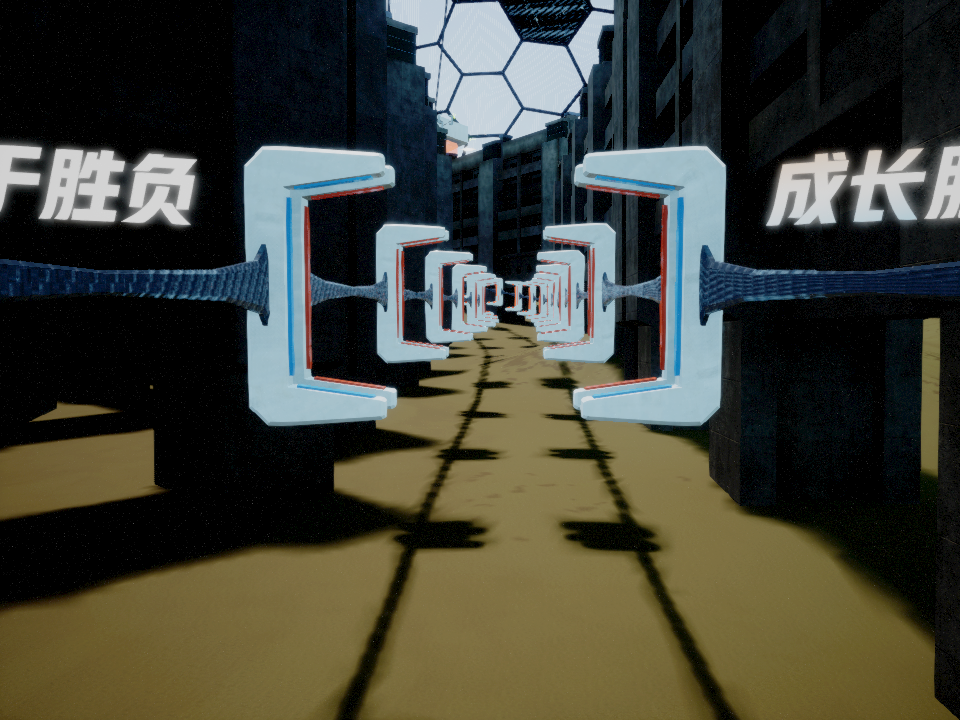
#> input picture yolo/samples/000000_L.png, 960 x 720 px
$ python -i gate_detector_opencv.py   (imports and definitions only)
#> lines starting #> are read from the running program, lines starting #| are printed output that depends on the picture; after the words box and inside, x2 and y2 are one past the last pixel; in counts of white or black regions, pixels touching at a corner belong together
#> further down, picture is the input picture: shape (720, 960, 3); mean B, G, R 55.4, 66.3, 65.4
#!/usr/bin/env python3
# -*- coding: utf-8 -*-
"""OpenCV Gate 2D 检测: 白色框体 + 橙色边缘 + 四边形几何。

输出统一接口 GateObservation:
  corners (4x2, 顺序 TL,TR,BR,BL), center (u,v), bbox, area, confidence
以后替换为深度学习时只需替换本文件, 下游 matcher/triangulator 不变。
"""

import cv2
import numpy as np


DEFAULTS = {
    "white_s_max": 50,
    "white_v_min": 140,
    "orange_h_min": 0,
    "orange_h_max": 22,
    "orange_s_min": 90,
    "orange_v_min": 80,
    "min_area": 800,
    "max_area": 400000,
    "min_ratio": 0.30,
    "orange_bonus": 0.15,
}


def order_corners(pts):
    pts = np.asarray(pts, dtype=np.float32).reshape(4, 2)
    s = pts.sum(axis=1)
    d = np.diff(pts, axis=1).ravel()
    return np.array([pts[np.argmin(s)], pts[np.argmin(d)],
                     pts[np.argmax(s)], pts[np.argmax(d)]], dtype=np.float32)


def detect_gates(img, params=None):
    p = dict(DEFAULTS)
    if params:
        p.update(params)
    hsv = cv2.cvtColor(img, cv2.COLOR_BGR2HSV)
#> hsv: shape (720, 960, 3); mean H, S, V 41.3, 90.3, 74.6
    H, S, V = hsv[..., 0], hsv[..., 1], hsv[..., 2]
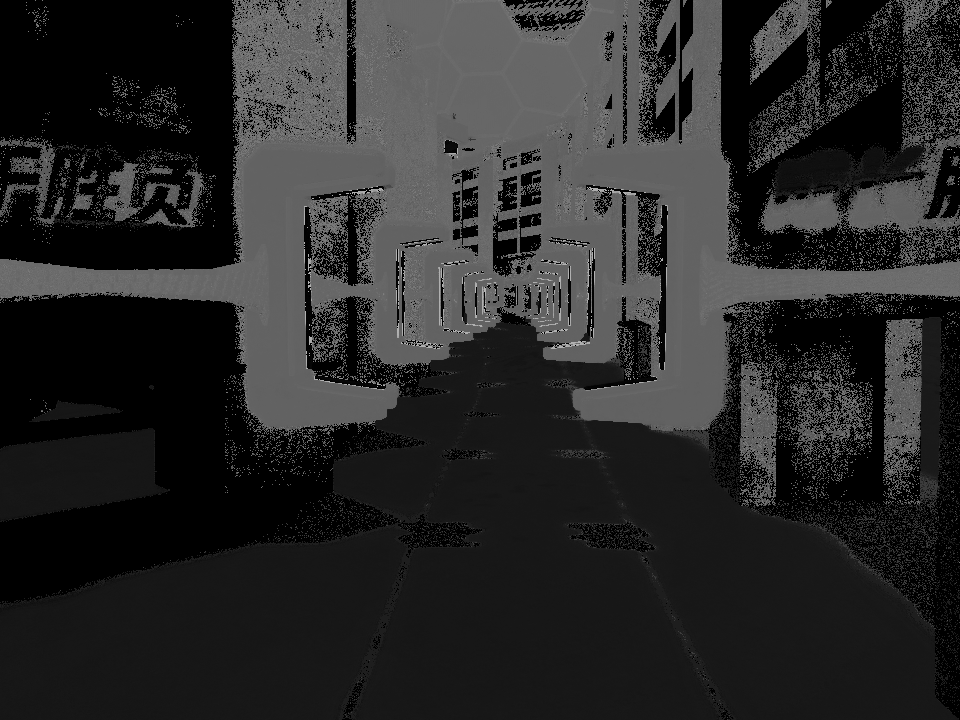
#> H: shape (720, 960); min 0, max 179, mean 41.3
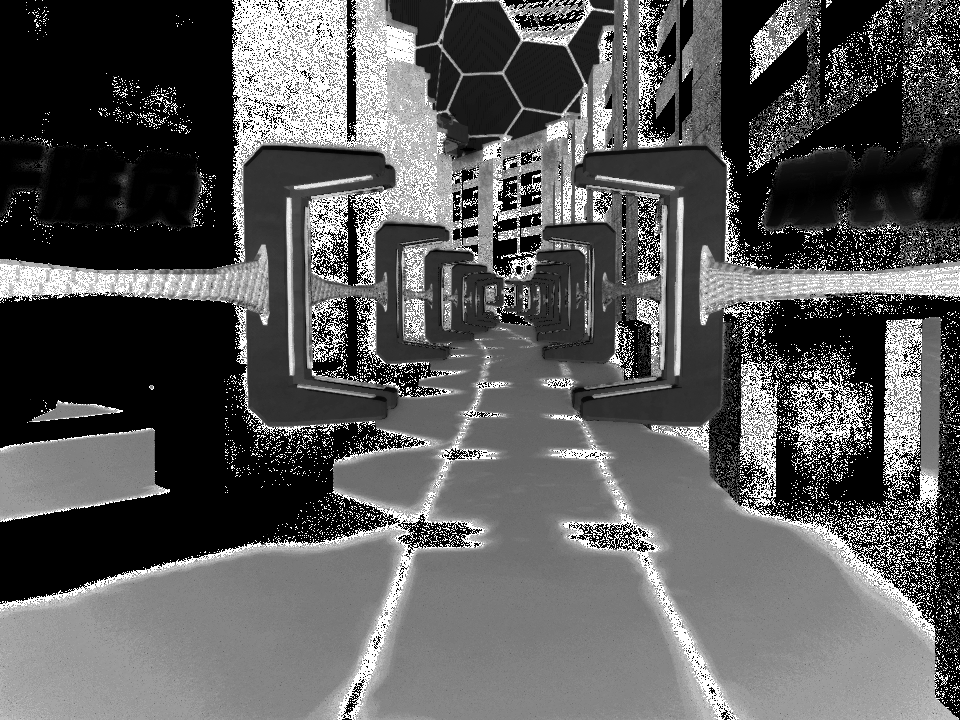
#> S: shape (720, 960); min 0, max 255, mean 90.3
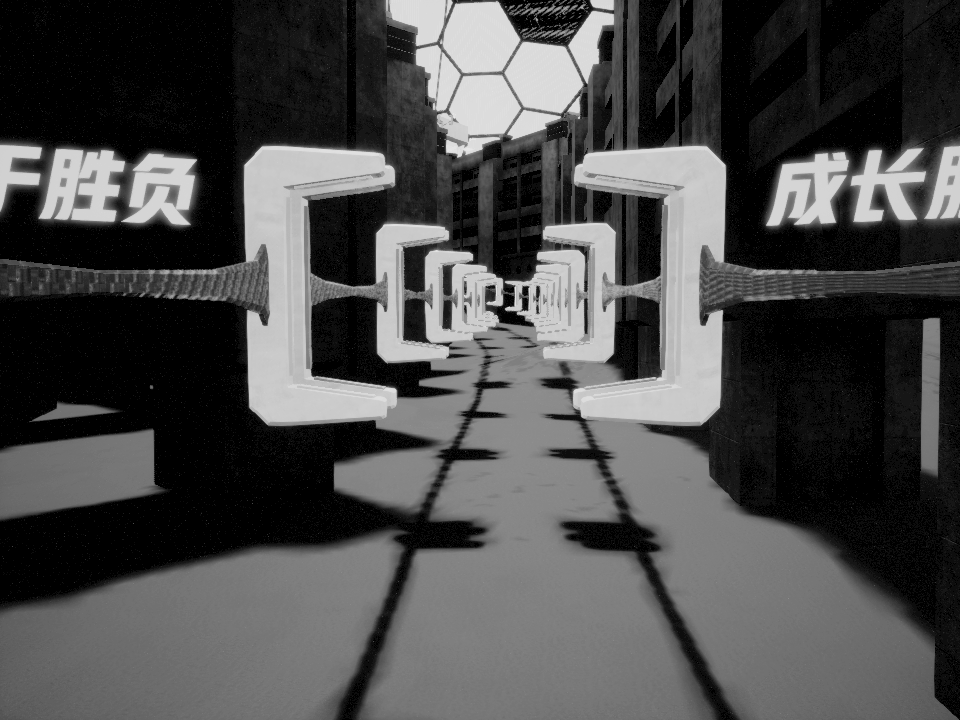
#> V: shape (720, 960); min 0, max 231, mean 74.6

    white = ((S < p["white_s_max"]) & (V > p["white_v_min"])).astype(np.uint8) * 255
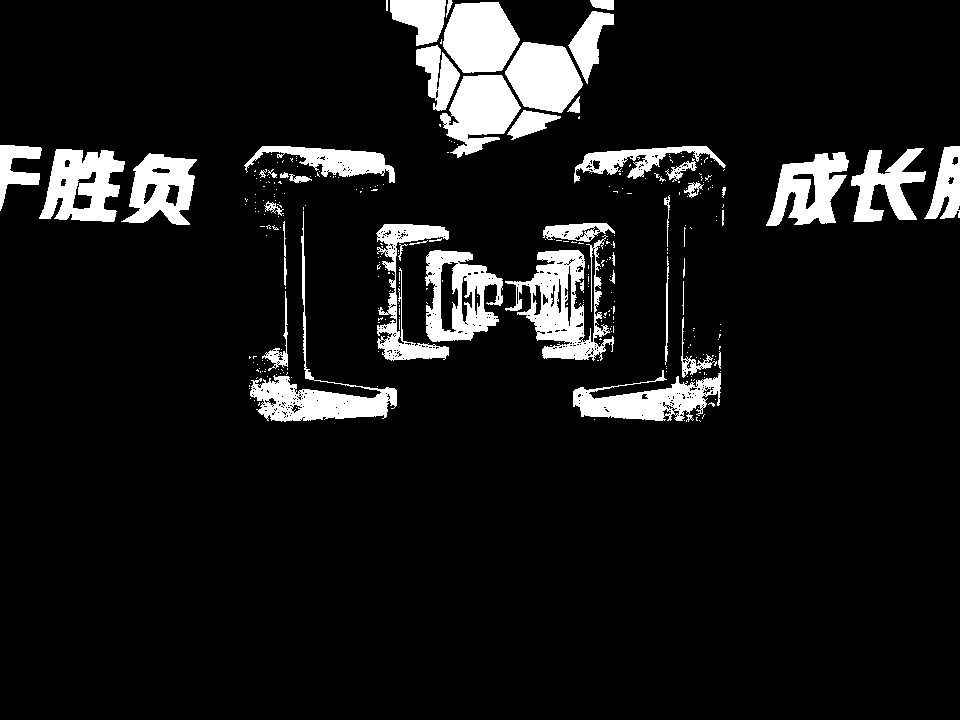
#> white: shape (720, 960); 9.1% white; 315 white regions (265 under 20 px), largest, box (x1, y1, x2, y2) and area: (505, 235, 614, 361) 5381, (250, 211, 397, 422) 4358, (443, 2, 520, 73) 4183
    orange = (((H >= p["orange_h_min"]) & (H <= p["orange_h_max"]) |
               ((H>=170) if p['orange_h_min']==0 else np.zeros_like(H,dtype=bool))) &
              (S >= p["orange_s_min"]) & (V >= p["orange_v_min"])).astype(np.uint8) * 255
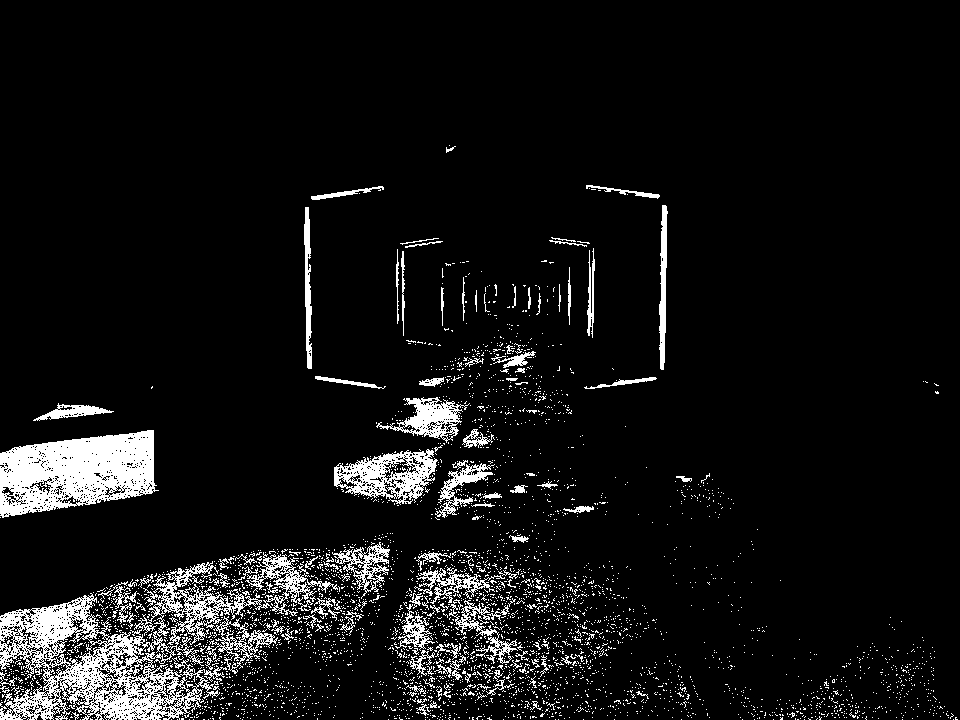
#> orange: shape (720, 960); 7.6% white; 3841 white regions (3716 under 20 px), largest, box (x1, y1, x2, y2) and area: (0, 552, 338, 720) 15889, (0, 430, 159, 518) 9241, (334, 449, 438, 505) 2791
    frame = ((white > 0) | cv2.dilate(orange, np.ones((3, 3), np.uint8)) > 0).astype(np.uint8) * 255
#> frame: shape (720, 960); 25.6% white; 867 white regions (645 under 20 px), largest, box (x1, y1, x2, y2) and area: (0, 532, 399, 720) 44364, (384, 548, 617, 720) 21859, (0, 429, 160, 519) 10667
    frame = cv2.morphologyEx(frame, cv2.MORPH_OPEN, np.ones((3, 3), np.uint8))
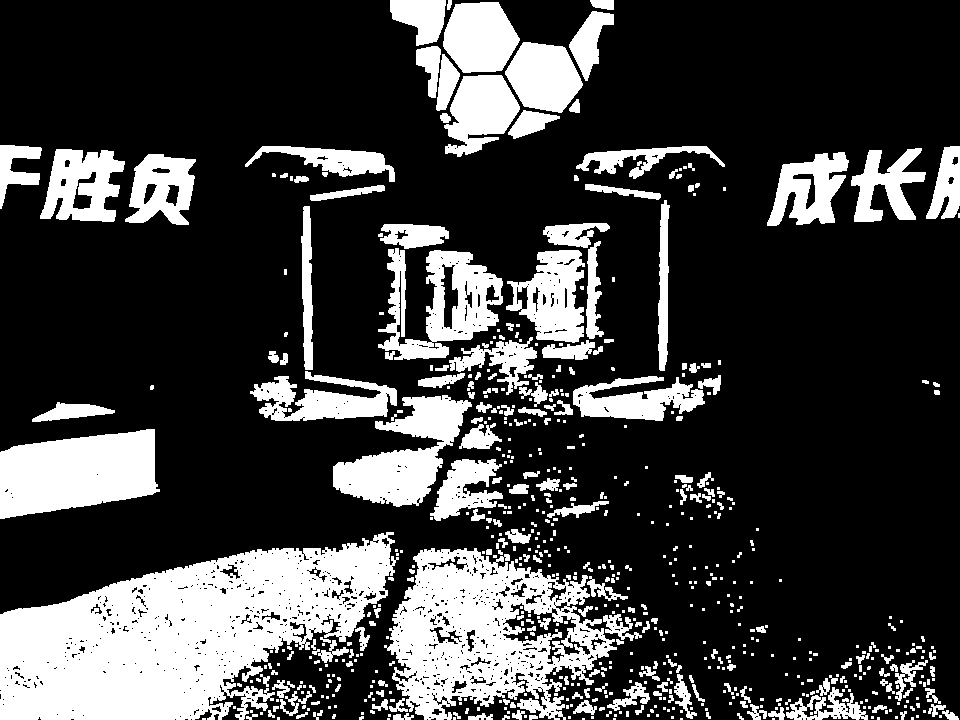
#> frame: shape (720, 960); 25% white; 672 white regions (444 under 20 px)

    cnts, _ = cv2.findContours(frame, cv2.RETR_EXTERNAL, cv2.CHAIN_APPROX_SIMPLE)
#> cnts = 658 contours, 501 with area under 20; largest, box (x1, y1, x2, y2) and area: (0, 532, 399, 720) 45404, (384, 548, 617, 720) 25114, (0, 429, 160, 519) 10450, (378, 248, 503, 360) 7059, (333, 395, 472, 507) 7001
    cands = []
    for c in cnts:
        area = cv2.contourArea(c)
        if area < p["min_area"] or area > p["max_area"]:
            continue
        rect = cv2.minAreaRect(c)
        w, h = rect[1]
        ratio = min(w, h) / max(max(w, h), 1.0)
        if ratio < p["min_ratio"]:
            continue
        peri = cv2.arcLength(c, True)
        ap = cv2.approxPolyDP(c, 0.02 * peri, True)
        if len(ap) == 4:
            corners = ap.reshape(4, 2).astype(np.float32)
            quad = True
        else:
            corners = cv2.boxPoints(rect).astype(np.float32) if hasattr(cv2, "boxPoints") \
                else cv2.boxPoints(rect).astype(np.float32)
            quad = False
        corners = order_corners(corners)

        # 橙色验证: 框体附近橙色像素比例
        x, y, bw, bh = cv2.boundingRect(c)
        roi_o = orange[y:y + bh, x:x + bw]
        o_ratio = float((roi_o > 0).mean()) if roi_o.size else 0.0
        conf = min(0.6, area / 20000.0) + (0.2 if quad else 0.0) \
            + min(1.0, o_ratio / p["orange_bonus"]) * 0.2
        cands.append({
            "corners": corners,
            "center": corners.mean(axis=0),
            "bbox": (x, y, bw, bh),
            "area": float(area),
            "quad": quad,
            "orange_ratio": o_ratio,
            "confidence": float(conf),
            "n_approx": len(ap),
        })
#> this loop made 658 passes
#> (area, w, h, ratio, peri, corners, quad) on passes 147, 407, 515, 568, 600, 613: (1131.5, 32, 81, 0.395, 431, [[867, 719], [786, 719], [786, 687], [867, 687]], False), (25114.5, 171, 232, 0.737, 2083.1, [[616, 719], [384, 719], [384, 548], [616, 548]], False), (10450, 165, 70.29, 0.426, 472, [[154, 429], [1, 451], [0, 518], [159, 491]], True), (3183.5, 44, 131, 0.336, 639.3, [[704, 420], [573, 420], [573, 376], [704, 376]], False), (1697, 87.72, 53.72, 0.612, 560.7, [[454, 401], [447.1, 347.7], [534.1, 336.5], [541, 389.7]], False), (7059, 111.1, 122.6, 0.906, 1100.7, [[499, 364], [376.6, 358.2], [381.9, 247.2], [504.3, 253.1]], False)
#> (area, w, h, ratio, peri, quad) on passes 422, 502, 549, 578, 612, 639: (45404.5, 424.5, 162.9, 0.384, 2004.8, False), (2243.5, 72.61, 60.26, 0.83, 442.8, False), (7001, 138.6, 97.49, 0.703, 743.5, False), (3675, 146, 48.99, 0.336, 807.6, False), (4544, 92.08, 77.42, 0.841, 464.1, False), (3472, 71.83, 63.12, 0.879, 312.1, False)
#> after the loop, cands = 24 items
    cands.sort(key=lambda d: -d["area"])
    return cands


def gate_frame_mask(img, params=None):
    """返回 Gate 框体候选像素 mask (白框 + 橙边), 用于视差取深度。"""
    p = dict(DEFAULTS)
    if params:
        p.update(params)
    hsv = cv2.cvtColor(img, cv2.COLOR_BGR2HSV)
    H, S, V = hsv[..., 0], hsv[..., 1], hsv[..., 2]
    white = (S < p["white_s_max"]) & (V > p["white_v_min"])
    orange = (((H >= p["orange_h_min"]) & (H <= p["orange_h_max"]) |
               ((H>=170) if p['orange_h_min']==0 else np.zeros_like(H,dtype=bool))) &
              (S >= p["orange_s_min"]) & (V >= p["orange_v_min"]))
    return white | orange


def gate_trim_mask(img):
    hsv=cv2.cvtColor(img,cv2.COLOR_BGR2HSV)
    return ((hsv[:,:,0]<=22)|(hsv[:,:,0]>=170))&(hsv[:,:,1]>90)&(hsv[:,:,2]>80)


def draw(img, cands, color=(0, 0, 255)):
    out = img.copy()
    for d in cands:
        c = d["corners"].astype(int)
        cv2.polylines(out, [c], True, color, 2)
        for i, pt in enumerate(c):
            cv2.circle(out, tuple(pt), 4, (0, 255, 0), -1)
            cv2.putText(out, "TL TR BR BL".split()[i], tuple(pt),
                        cv2.FONT_HERSHEY_SIMPLEX, 0.5, (0, 255, 255), 1)
        cu, cv_ = d["center"].astype(int)
        cv2.putText(out, "%.2f" % d["confidence"], (cu, cv_),
                    cv2.FONT_HERSHEY_SIMPLEX, 0.6, (255, 0, 0), 2)
    return out

>>> import cv2
>>> picture = cv2.imread('../../../../yolo/samples/000000_L.png')
>>> result = detect_gates(picture)
#> result = 24 items

$ run again, on yolo/samples/000090_L.png
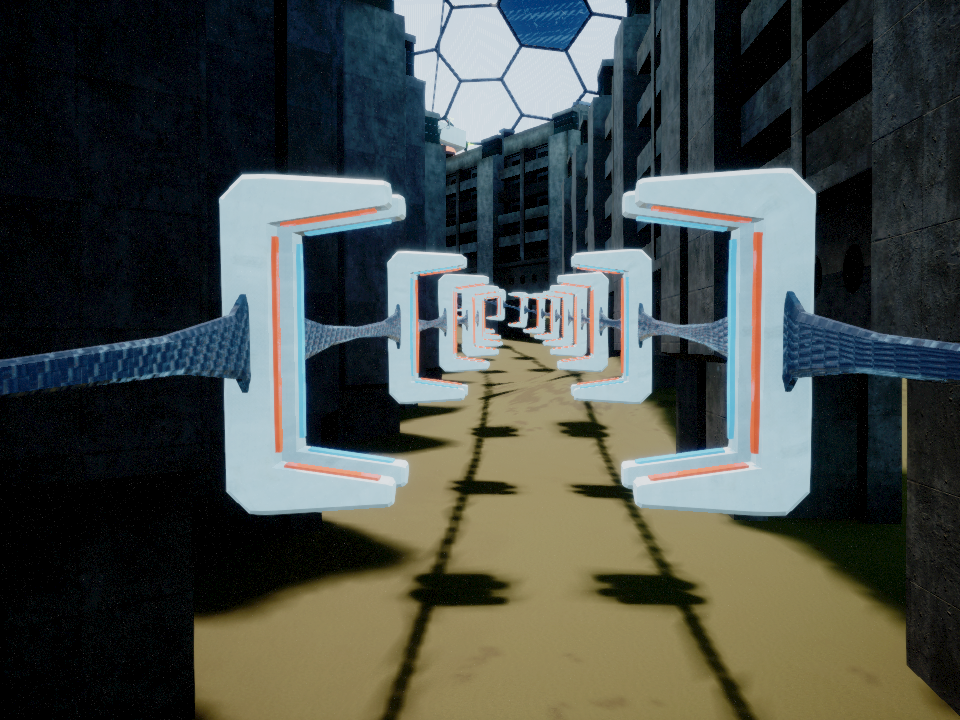
#> input picture yolo/samples/000090_L.png, 960 x 720 px
#> picture is the input picture: shape (720, 960, 3); mean B, G, R 70.6, 75.5, 70.4
#> hsv: shape (720, 960, 3); mean H, S, V 60.9, 100.8, 84.7
#> in detect_gates, `white = ((S < p["white_s_max"]) & (V > p["white_v_min"])).astype(np.ui..`:
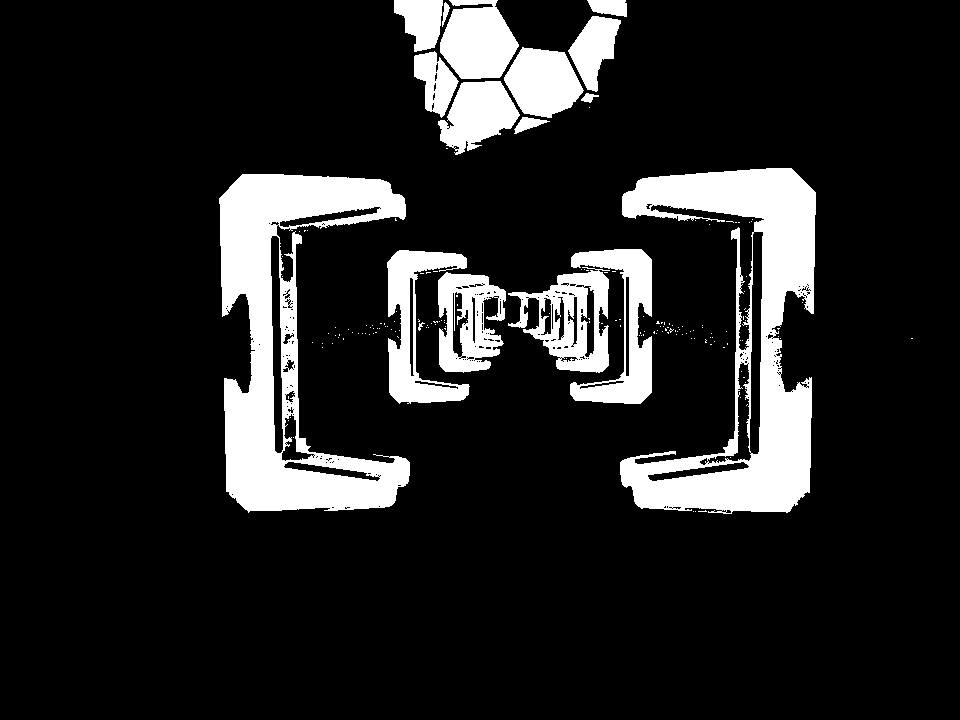
#> white: shape (720, 960); 13.9% white; 170 white regions (153 under 20 px), largest, box (x1, y1, x2, y2) and area: (219, 174, 410, 513) 28414, (620, 168, 816, 514) 28140, (570, 249, 652, 404) 5385
#> orange: shape (720, 960); 3.5% white; 1979 white regions (1918 under 20 px), largest, box (x1, y1, x2, y2) and area: (207, 577, 411, 708) 6625, (403, 611, 507, 720) 2573, (750, 232, 763, 454) 1836
#> in detect_gates, `frame = cv2.morphologyEx(frame, cv2.MORPH_OPEN, np.ones((3, 3), np.uin..`:
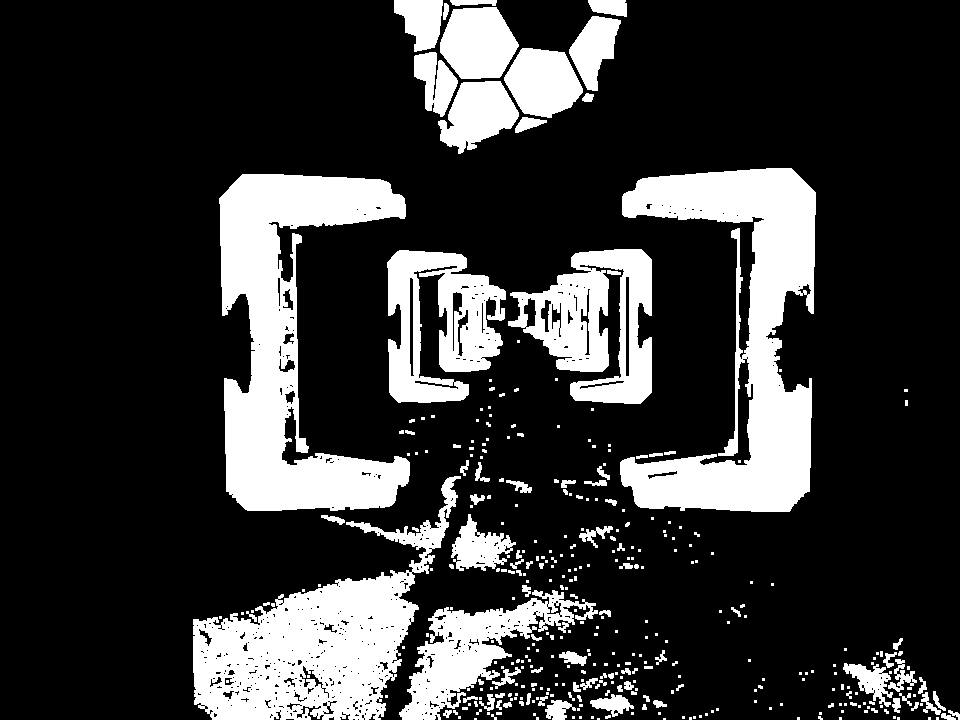
#> frame: shape (720, 960); 21.5% white; 370 white regions (262 under 20 px)
#> cnts = 368 contours, 293 with area under 20; largest, box (x1, y1, x2, y2) and area: (219, 174, 410, 511) 30459, (620, 168, 816, 512) 29734, (193, 476, 461, 720) 26028, (508, 249, 652, 404) 12636, (387, 250, 506, 403) 10991
#> the loop in detect_gates, `for c in cnts:` made 368 passes
#> (area, w, h, ratio, peri, corners) on passes 217, 355, 363, 364: (8497.5, 225, 93, 0.413, 1452, [[413.6, 736.5], [362.2, 659.1], [549.5, 534.6], [601, 612]]), (12635.5, 154, 143, 0.929, 1150.1, [[651, 403], [508, 403], [508, 249], [651, 249]]), (2098, 76.47, 43.38, 0.567, 216.9, [[595.4, 93.2], [556.6, 73.8], [590.8, 5.4], [629.6, 24.8]]), (4227, 71, 78, 0.91, 252.3, [[518, 78], [440, 78], [440, 7], [518, 7]])
#> after the loop in detect_gates, `for c in cnts:`: cands = 14 items
